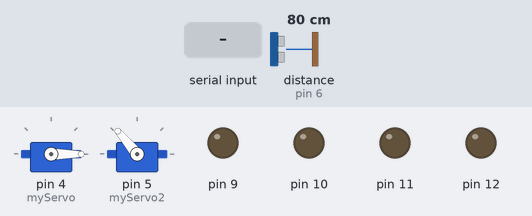
Recording of a sketch running on a simulated Arduino Uno, built with avr-gcc and run on an emulated ATmega328P. Parts: 2 × servo, output pins drawn as LEDs (lit = HIGH). Wiring (inferred from the names in the program): ultrasonic range finder: trigger pin 7; echo pin 6. The inputs (shaded band) are chosen by the test bench; at power-on: distance to the obstacle (sensor on pin 6) 80 cm. The echo pulse lasts 58.3 µs per cm; pins used as bus, display or sensor lines are not drawn; what the sketch prints to the serial monitor is not drawn.

Above: at 1.2 s.
1.3 s: "F" received over the second serial link
At 1.7 s:
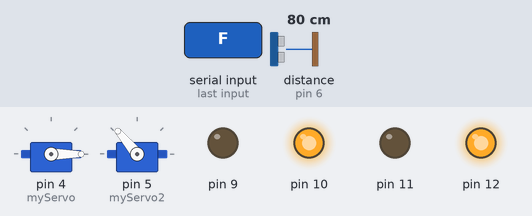
2.8 s: "B" received over the second serial link
At 4.0 s:
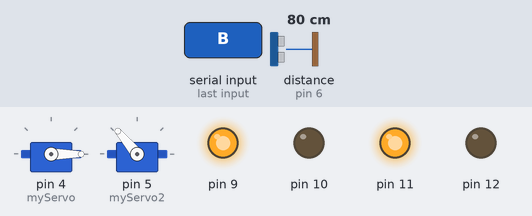
4.3 s: distance to the obstacle (sensor on pin 6) set to 2 cm
At 5.5 s:
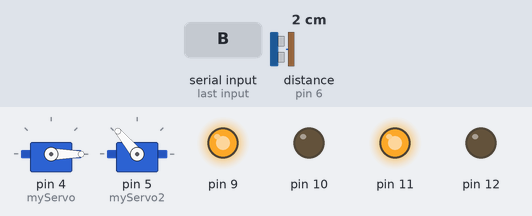
5.8 s: "0" received over the second serial link
At 6.3 s:
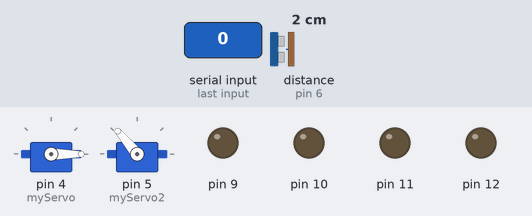
7.3 s: "L" received over the second serial link
At 7.7 s:
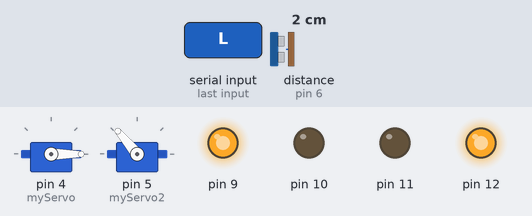
8.8 s: "R" received over the second serial link
At 9.5 s:
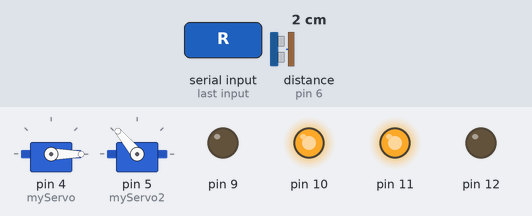
Timing chart, 0 to 11.3 s (numbered marks = the images above; inputs shaded):
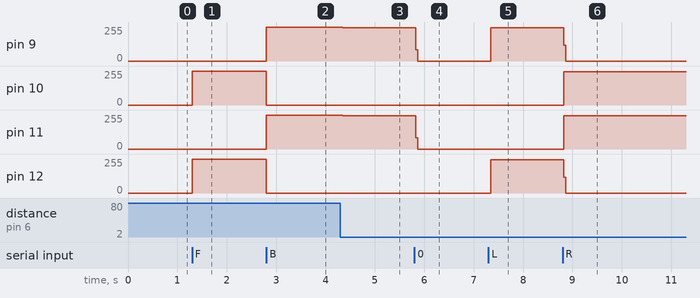

The sketch:

Robot_Waiter.ino
```cpp
#include <SoftwareSerial.h>
#include <Servo.h>
#define RxD 2
#define TxD 3
#define echoPin 6
#define trigPin 7

Servo myServo;  // create servo object to control a servo
Servo myServo2;

long duration; // variable for the duration of sound wave travel
int distance; // variable for the distance measurement

char recvChar;                                        //variable to store character received
SoftwareSerial blueToothSerial(RxD,TxD);              //bluetooth device acts as a serial communication device
                                                      //receive and transmit with respect to the Arduino board
void setup()
{
    Serial.begin(9600);                               //start serial monitor, for communicating with the PC

    pinMode(trigPin, OUTPUT);
    pinMode(echoPin, INPUT);
    pinMode(RxD, INPUT);                              //set mode of receive pin (from bluetooth)
    pinMode(TxD, OUTPUT);                             //set mode of transmit pin (to bluetooth)
    blueToothSerial.begin(9600);                      //start the bluetooth serial "port"
    pinMode(9, OUTPUT);
    pinMode(10, OUTPUT);
    pinMode(11, OUTPUT);
    pinMode(12, OUTPUT);
    myServo.attach(4);
    myServo.write(0);
    myServo2.attach(5);
    myServo2.write(130);


}
void loop()
{
      digitalWrite(trigPin, LOW);
      delayMicroseconds(2);
      digitalWrite(trigPin, HIGH);
      delayMicroseconds(10);
      digitalWrite(trigPin, LOW);
      duration = pulseIn(echoPin, HIGH);
      distance = duration * 0.034 / 2;


  if(blueToothSerial.available())                              //if character is received from the serial monitor (PC)
  {
      recvChar  = blueToothSerial.read();                      //store character received
      Serial.print(recvChar);}

      if((distance<=17)||(recvChar=='0')){
        digitalWrite(9,LOW);
        digitalWrite(10,LOW);
        digitalWrite(11,LOW);
        digitalWrite(12,LOW);
      }

      if((recvChar=='F')&&(distance>=17)){
        digitalWrite(9,LOW);
        digitalWrite(10,HIGH);
        digitalWrite(11,LOW);
        digitalWrite(12,HIGH);
        }

      if(recvChar=='B'){
        digitalWrite(9,HIGH);
        digitalWrite(10,LOW);
        digitalWrite(11,HIGH);
        digitalWrite(12,LOW);
        }

      if(recvChar=='L'){
        digitalWrite(9,HIGH);
        digitalWrite(10,LOW);
        digitalWrite(11,LOW);
        digitalWrite(12,HIGH);
        }
      if(recvChar=='R'){
        digitalWrite(9,LOW);
        digitalWrite(10,HIGH);
        digitalWrite(11,HIGH);
        digitalWrite(12,LOW);
        }

      if(recvChar=='X'){             //Open compartment
        myServo.write(90);
      }

      if(recvChar=='Y'){             //Close compartment
        myServo.write(0);
      }

      if(recvChar=='P'){             //Extend RFID key
        myServo2.write(10);
      }

      if(recvChar=='Q'){             //Retract RFID key
        myServo2.write(130);
      }


}
```

Measured:
- after the input at 1.3 s, pin 10, pin 12: 0/255 → 255/255 at once
- after the input at 2.8 s, pin 9, pin 11: 0/255 → 255/255 at once; pin 10, pin 12: 255/255 → 0/255 at once
- after the input at 4.3 s, pin 9: 255/255 → 248/255 after 0.05 s; pin 11: 255/255 → 249/255 after 0.05 s
- after the input at 5.8 s, pin 9: 248/255 → 0/255 at once; pin 11: 249/255 → 0/255 at once
- after the input at 7.3 s, pin 9, pin 12: 0/255 → 249/255 at once
- after the input at 8.8 s, pin 9, pin 12: 249/255 → 0/255 at once; pin 10: 0/255 → 248/255 at once; pin 11: 0/255 → 249/255 at once
